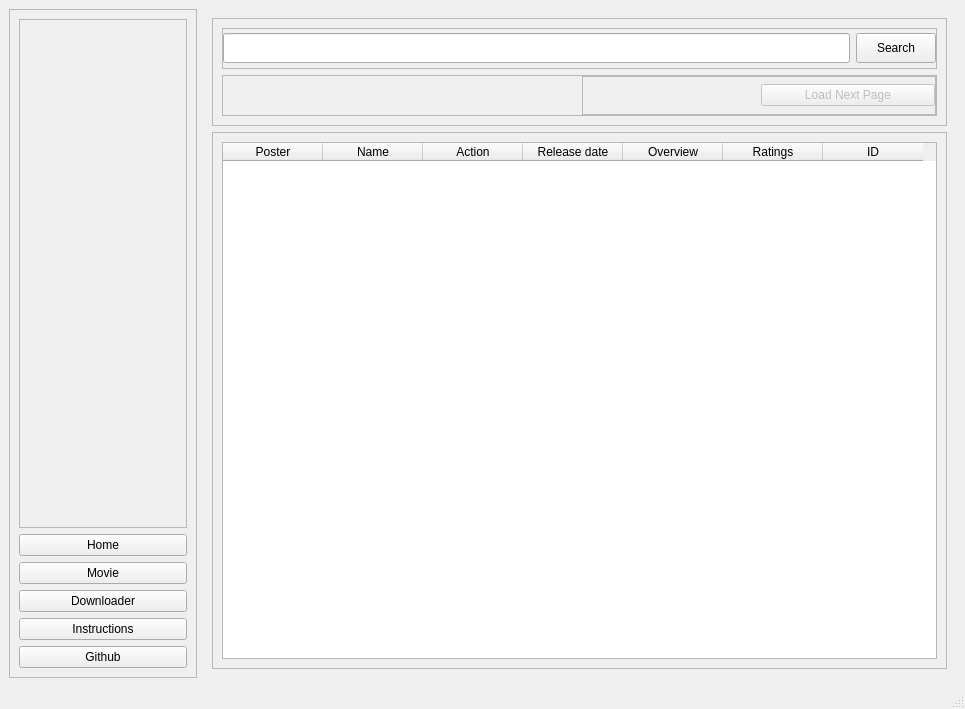
<?xml version="1.0" encoding="UTF-8"?>
<ui version="4.0">
 <class>MainWindow</class>
 <widget class="QMainWindow" name="MainWindow">
  <property name="geometry">
   <rect>
    <x>0</x>
    <y>0</y>
    <width>965</width>
    <height>709</height>
   </rect>
  </property>
  <property name="windowTitle">
   <string>MainWindow</string>
  </property>
  <widget class="QWidget" name="centralwidget">
   <layout class="QHBoxLayout" name="horizontalLayout" stretch="1,4">
    <item>
     <widget class="QFrame" name="frame">
      <property name="frameShape">
       <enum>QFrame::StyledPanel</enum>
      </property>
      <property name="frameShadow">
       <enum>QFrame::Raised</enum>
      </property>
      <layout class="QVBoxLayout" name="verticalLayout">
       <item>
        <widget class="QFrame" name="frame_2">
         <property name="frameShape">
          <enum>QFrame::StyledPanel</enum>
         </property>
         <property name="frameShadow">
          <enum>QFrame::Raised</enum>
         </property>
        </widget>
       </item>
       <item>
        <widget class="QPushButton" name="btn_home">
         <property name="text">
          <string>Home</string>
         </property>
        </widget>
       </item>
       <item>
        <widget class="QPushButton" name="btn_movie">
         <property name="text">
          <string>Movie</string>
         </property>
        </widget>
       </item>
       <item>
        <widget class="QPushButton" name="btn_downloader">
         <property name="text">
          <string>Downloader</string>
         </property>
        </widget>
       </item>
       <item>
        <widget class="QPushButton" name="btn_instructions">
         <property name="text">
          <string>Instructions</string>
         </property>
        </widget>
       </item>
       <item>
        <widget class="QPushButton" name="btn_github">
         <property name="text">
          <string>Github</string>
         </property>
        </widget>
       </item>
      </layout>
     </widget>
    </item>
    <item>
     <widget class="QStackedWidget" name="stackedWidget">
      <property name="currentIndex">
       <number>0</number>
      </property>
      <widget class="QWidget" name="home_pg">
       <layout class="QVBoxLayout" name="verticalLayout_2" stretch="1,5">
        <item>
         <widget class="QFrame" name="frame_3">
          <property name="frameShape">
           <enum>QFrame::StyledPanel</enum>
          </property>
          <property name="frameShadow">
           <enum>QFrame::Raised</enum>
          </property>
          <layout class="QVBoxLayout" name="verticalLayout_3">
           <item>
            <widget class="QFrame" name="frame_5">
             <property name="frameShape">
              <enum>QFrame::StyledPanel</enum>
             </property>
             <property name="frameShadow">
              <enum>QFrame::Raised</enum>
             </property>
             <layout class="QHBoxLayout" name="horizontalLayout_2">
              <property name="leftMargin">
               <number>0</number>
              </property>
              <property name="topMargin">
               <number>0</number>
              </property>
              <property name="rightMargin">
               <number>0</number>
              </property>
              <property name="bottomMargin">
               <number>0</number>
              </property>
              <item>
               <widget class="QLineEdit" name="search_movie">
                <property name="minimumSize">
                 <size>
                  <width>0</width>
                  <height>30</height>
                 </size>
                </property>
               </widget>
              </item>
              <item>
               <widget class="QPushButton" name="btn_search">
                <property name="minimumSize">
                 <size>
                  <width>0</width>
                  <height>30</height>
                 </size>
                </property>
                <property name="text">
                 <string>Search</string>
                </property>
               </widget>
              </item>
             </layout>
            </widget>
           </item>
           <item>
            <widget class="QFrame" name="frame_6">
             <property name="frameShape">
              <enum>QFrame::StyledPanel</enum>
             </property>
             <property name="frameShadow">
              <enum>QFrame::Raised</enum>
             </property>
             <layout class="QHBoxLayout" name="horizontalLayout_3" stretch="1,1">
              <property name="spacing">
               <number>4</number>
              </property>
              <property name="leftMargin">
               <number>0</number>
              </property>
              <property name="topMargin">
               <number>0</number>
              </property>
              <property name="rightMargin">
               <number>0</number>
              </property>
              <property name="bottomMargin">
               <number>0</number>
              </property>
              <item>
               <widget class="QLabel" name="movie_count">
                <property name="text">
                 <string/>
                </property>
               </widget>
              </item>
              <item>
               <widget class="QFrame" name="frame_7">
                <property name="frameShape">
                 <enum>QFrame::StyledPanel</enum>
                </property>
                <property name="frameShadow">
                 <enum>QFrame::Raised</enum>
                </property>
                <layout class="QHBoxLayout" name="horizontalLayout_4">
                 <property name="spacing">
                  <number>4</number>
                 </property>
                 <property name="leftMargin">
                  <number>0</number>
                 </property>
                 <property name="topMargin">
                  <number>0</number>
                 </property>
                 <property name="rightMargin">
                  <number>0</number>
                 </property>
                 <property name="bottomMargin">
                  <number>0</number>
                 </property>
                 <item>
                  <widget class="QLabel" name="load_pg_label">
                   <property name="layoutDirection">
                    <enum>Qt::LeftToRight</enum>
                   </property>
                   <property name="text">
                    <string/>
                   </property>
                   <property name="alignment">
                    <set>Qt::AlignRight|Qt::AlignTrailing|Qt::AlignVCenter</set>
                   </property>
                  </widget>
                 </item>
                 <item>
                  <widget class="QPushButton" name="load_next_btn">
                   <property name="enabled">
                    <bool>false</bool>
                   </property>
                   <property name="text">
                    <string>Load Next Page</string>
                   </property>
                  </widget>
                 </item>
                </layout>
               </widget>
              </item>
             </layout>
            </widget>
           </item>
          </layout>
         </widget>
        </item>
        <item>
         <widget class="QFrame" name="frame_4">
          <property name="frameShape">
           <enum>QFrame::StyledPanel</enum>
          </property>
          <property name="frameShadow">
           <enum>QFrame::Raised</enum>
          </property>
          <layout class="QVBoxLayout" name="verticalLayout_4">
           <item>
            <widget class="QTableWidget" name="tableWidget">
             <property name="showGrid">
              <bool>true</bool>
             </property>
             <column>
              <property name="text">
               <string>Poster</string>
              </property>
             </column>
             <column>
              <property name="text">
               <string>Name</string>
              </property>
             </column>
             <column>
              <property name="text">
               <string>Action</string>
              </property>
             </column>
             <column>
              <property name="text">
               <string>Release date</string>
              </property>
             </column>
             <column>
              <property name="text">
               <string>Overview</string>
              </property>
             </column>
             <column>
              <property name="text">
               <string>Ratings</string>
              </property>
             </column>
             <column>
              <property name="text">
               <string>ID</string>
              </property>
             </column>
            </widget>
           </item>
          </layout>
         </widget>
        </item>
       </layout>
      </widget>
      <widget class="QWidget" name="movie_pg">
       <layout class="QVBoxLayout" name="verticalLayout_5" stretch="1,7">
        <property name="leftMargin">
         <number>9</number>
        </property>
        <property name="topMargin">
         <number>9</number>
        </property>
        <property name="rightMargin">
         <number>9</number>
        </property>
        <property name="bottomMargin">
         <number>9</number>
        </property>
        <item>
         <widget class="QFrame" name="frame_8">
          <property name="frameShape">
           <enum>QFrame::StyledPanel</enum>
          </property>
          <property name="frameShadow">
           <enum>QFrame::Raised</enum>
          </property>
          <layout class="QHBoxLayout" name="horizontalLayout_5">
           <property name="spacing">
            <number>4</number>
           </property>
           <property name="leftMargin">
            <number>0</number>
           </property>
           <property name="topMargin">
            <number>0</number>
           </property>
           <property name="rightMargin">
            <number>0</number>
           </property>
           <property name="bottomMargin">
            <number>0</number>
           </property>
           <item>
            <widget class="QLabel" name="movie_name">
             <property name="font">
              <font>
               <pointsize>16</pointsize>
              </font>
             </property>
             <property name="text">
              <string>Movie Name</string>
             </property>
            </widget>
           </item>
          </layout>
         </widget>
        </item>
        <item>
         <widget class="QFrame" name="frame_9">
          <property name="frameShape">
           <enum>QFrame::StyledPanel</enum>
          </property>
          <property name="frameShadow">
           <enum>QFrame::Raised</enum>
          </property>
          <layout class="QVBoxLayout" name="verticalLayout_6" stretch="4,2">
           <property name="spacing">
            <number>4</number>
           </property>
           <property name="leftMargin">
            <number>0</number>
           </property>
           <property name="topMargin">
            <number>0</number>
           </property>
           <property name="rightMargin">
            <number>0</number>
           </property>
           <property name="bottomMargin">
            <number>0</number>
           </property>
           <item>
            <widget class="QFrame" name="frame_10">
             <property name="frameShape">
              <enum>QFrame::StyledPanel</enum>
             </property>
             <property name="frameShadow">
              <enum>QFrame::Raised</enum>
             </property>
             <layout class="QHBoxLayout" name="horizontalLayout_6" stretch="0,1">
              <property name="spacing">
               <number>2</number>
              </property>
              <property name="leftMargin">
               <number>0</number>
              </property>
              <property name="topMargin">
               <number>0</number>
              </property>
              <property name="rightMargin">
               <number>0</number>
              </property>
              <property name="bottomMargin">
               <number>0</number>
              </property>
              <item>
               <widget class="QFrame" name="frame_13">
                <property name="frameShape">
                 <enum>QFrame::StyledPanel</enum>
                </property>
                <property name="frameShadow">
                 <enum>QFrame::Raised</enum>
                </property>
                <layout class="QGridLayout" name="gridLayout">
                 <item row="0" column="0">
                  <widget class="QLabel" name="movie_poster">
                   <property name="maximumSize">
                    <size>
                     <width>500</width>
                     <height>16777215</height>
                    </size>
                   </property>
                   <property name="text">
                    <string/>
                   </property>
                  </widget>
                 </item>
                </layout>
               </widget>
              </item>
              <item>
               <widget class="QFrame" name="frame_12">
                <property name="frameShape">
                 <enum>QFrame::StyledPanel</enum>
                </property>
                <property name="frameShadow">
                 <enum>QFrame::Raised</enum>
                </property>
                <layout class="QFormLayout" name="formLayout">
                 <property name="fieldGrowthPolicy">
                  <enum>QFormLayout::ExpandingFieldsGrow</enum>
                 </property>
                 <property name="rowWrapPolicy">
                  <enum>QFormLayout::DontWrapRows</enum>
                 </property>
                 <property name="formAlignment">
                  <set>Qt::AlignLeading|Qt::AlignLeft|Qt::AlignVCenter</set>
                 </property>
                 <item row="0" column="0">
                  <widget class="QLabel" name="label_2">
                   <property name="text">
                    <string>Name:</string>
                   </property>
                  </widget>
                 </item>
                 <item row="7" column="0">
                  <widget class="QLabel" name="label_7">
                   <property name="text">
                    <string>IMDB ID:</string>
                   </property>
                  </widget>
                 </item>
                 <item row="1" column="0">
                  <widget class="QLabel" name="label_6">
                   <property name="text">
                    <string>Original language:</string>
                   </property>
                  </widget>
                 </item>
                 <item row="5" column="0">
                  <widget class="QLabel" name="label">
                   <property name="text">
                    <string>Status:</string>
                   </property>
                  </widget>
                 </item>
                 <item row="9" column="0">
                  <widget class="QLabel" name="label_8">
                   <property name="text">
                    <string>Overview:</string>
                   </property>
                  </widget>
                 </item>
                 <item row="8" column="0">
                  <widget class="QLabel" name="label_9">
                   <property name="text">
                    <string>Budget:</string>
                   </property>
                  </widget>
                 </item>
                 <item row="6" column="0">
                  <widget class="QLabel" name="label_10">
                   <property name="text">
                    <string>Genres:</string>
                   </property>
                  </widget>
                 </item>
                 <item row="2" column="0">
                  <widget class="QLabel" name="label_11">
                   <property name="text">
                    <string>Release Date:</string>
                   </property>
                  </widget>
                 </item>
                 <item row="3" column="0">
                  <widget class="QLabel" name="label_12">
                   <property name="text">
                    <string>Run time:</string>
                   </property>
                  </widget>
                 </item>
                 <item row="4" column="0">
                  <widget class="QLabel" name="label_13">
                   <property name="text">
                    <string>Popularity:</string>
                   </property>
                  </widget>
                 </item>
                 <item row="0" column="1">
                  <widget class="QLabel" name="m_name">
                   <property name="text">
                    <string/>
                   </property>
                  </widget>
                 </item>
                 <item row="1" column="1">
                  <widget class="QLabel" name="m_language">
                   <property name="text">
                    <string/>
                   </property>
                  </widget>
                 </item>
                 <item row="2" column="1">
                  <widget class="QLabel" name="m_date">
                   <property name="text">
                    <string/>
                   </property>
                  </widget>
                 </item>
                 <item row="3" column="1">
                  <widget class="QLabel" name="m_runtime">
                   <property name="text">
                    <string/>
                   </property>
                  </widget>
                 </item>
                 <item row="4" column="1">
                  <widget class="QLabel" name="m_popularity">
                   <property name="text">
                    <string/>
                   </property>
                  </widget>
                 </item>
                 <item row="5" column="1">
                  <widget class="QLabel" name="m_status">
                   <property name="text">
                    <string/>
                   </property>
                  </widget>
                 </item>
                 <item row="6" column="1">
                  <widget class="QLabel" name="m_genres">
                   <property name="text">
                    <string/>
                   </property>
                   <property name="wordWrap">
                    <bool>true</bool>
                   </property>
                  </widget>
                 </item>
                 <item row="7" column="1">
                  <widget class="QLabel" name="m_imdb">
                   <property name="text">
                    <string/>
                   </property>
                  </widget>
                 </item>
                 <item row="8" column="1">
                  <widget class="QLabel" name="m_budget">
                   <property name="text">
                    <string/>
                   </property>
                  </widget>
                 </item>
                 <item row="9" column="1">
                  <widget class="QLabel" name="m_overview">
                   <property name="text">
                    <string/>
                   </property>
                   <property name="wordWrap">
                    <bool>true</bool>
                   </property>
                  </widget>
                 </item>
                </layout>
               </widget>
              </item>
             </layout>
            </widget>
           </item>
           <item>
            <widget class="QFrame" name="frame_11">
             <property name="frameShape">
              <enum>QFrame::StyledPanel</enum>
             </property>
             <property name="frameShadow">
              <enum>QFrame::Raised</enum>
             </property>
             <layout class="QVBoxLayout" name="verticalLayout_7">
              <item>
               <widget class="QLabel" name="label_14">
                <property name="text">
                 <string>Please note that some movies may not available. In that case links may not work.</string>
                </property>
                <property name="wordWrap">
                 <bool>true</bool>
                </property>
               </widget>
              </item>
              <item>
               <widget class="QFrame" name="frame_15">
                <property name="frameShape">
                 <enum>QFrame::StyledPanel</enum>
                </property>
                <property name="frameShadow">
                 <enum>QFrame::Raised</enum>
                </property>
                <layout class="QHBoxLayout" name="horizontalLayout_7">
                 <item>
                  <widget class="QLabel" name="label_3">
                   <property name="text">
                    <string>Link 1</string>
                   </property>
                  </widget>
                 </item>
                 <item>
                  <widget class="QLineEdit" name="link1"/>
                 </item>
                 <item>
                  <widget class="QPushButton" name="link1_copy">
                   <property name="text">
                    <string>Copy</string>
                   </property>
                  </widget>
                 </item>
                 <item>
                  <widget class="QPushButton" name="link1_open">
                   <property name="text">
                    <string>Open link</string>
                   </property>
                  </widget>
                 </item>
                </layout>
               </widget>
              </item>
              <item>
               <widget class="QFrame" name="frame_14">
                <property name="frameShape">
                 <enum>QFrame::StyledPanel</enum>
                </property>
                <property name="frameShadow">
                 <enum>QFrame::Raised</enum>
                </property>
                <layout class="QHBoxLayout" name="horizontalLayout_8">
                 <item>
                  <widget class="QLabel" name="label_4">
                   <property name="text">
                    <string>Link 2</string>
                   </property>
                  </widget>
                 </item>
                 <item>
                  <widget class="QLineEdit" name="link2"/>
                 </item>
                 <item>
                  <widget class="QPushButton" name="link2_copy">
                   <property name="text">
                    <string>Copy</string>
                   </property>
                  </widget>
                 </item>
                 <item>
                  <widget class="QPushButton" name="link2_open">
                   <property name="text">
                    <string>Open link</string>
                   </property>
                  </widget>
                 </item>
                </layout>
               </widget>
              </item>
              <item>
               <widget class="QFrame" name="frame_16">
                <property name="frameShape">
                 <enum>QFrame::StyledPanel</enum>
                </property>
                <property name="frameShadow">
                 <enum>QFrame::Raised</enum>
                </property>
                <layout class="QHBoxLayout" name="horizontalLayout_9">
                 <item>
                  <widget class="QLabel" name="label_5">
                   <property name="text">
                    <string>Link 3</string>
                   </property>
                  </widget>
                 </item>
                 <item>
                  <widget class="QLineEdit" name="link3"/>
                 </item>
                 <item>
                  <widget class="QPushButton" name="link3_copy">
                   <property name="text">
                    <string>Copy</string>
                   </property>
                  </widget>
                 </item>
                 <item>
                  <widget class="QPushButton" name="link3_open">
                   <property name="text">
                    <string>Open link</string>
                   </property>
                  </widget>
                 </item>
                </layout>
               </widget>
              </item>
             </layout>
            </widget>
           </item>
          </layout>
         </widget>
        </item>
       </layout>
      </widget>
      <widget class="QWidget" name="downloader_pg">
       <layout class="QVBoxLayout" name="verticalLayout_8">
        <item>
         <widget class="QFrame" name="frame_17">
          <property name="frameShape">
           <enum>QFrame::StyledPanel</enum>
          </property>
          <property name="frameShadow">
           <enum>QFrame::Raised</enum>
          </property>
          <layout class="QVBoxLayout" name="verticalLayout_10" stretch="1,0">
           <item>
            <widget class="QFrame" name="frame_19">
             <property name="frameShape">
              <enum>QFrame::StyledPanel</enum>
             </property>
             <property name="frameShadow">
              <enum>QFrame::Raised</enum>
             </property>
             <layout class="QVBoxLayout" name="verticalLayout_11">
              <item>
               <widget class="QFrame" name="frame_21">
                <property name="frameShape">
                 <enum>QFrame::StyledPanel</enum>
                </property>
                <property name="frameShadow">
                 <enum>QFrame::Raised</enum>
                </property>
                <layout class="QFormLayout" name="formLayout_3">
                 <property name="formAlignment">
                  <set>Qt::AlignLeading|Qt::AlignLeft|Qt::AlignVCenter</set>
                 </property>
                 <item row="0" column="0">
                  <widget class="QLabel" name="label_15">
                   <property name="text">
                    <string>Movie name (optional):</string>
                   </property>
                  </widget>
                 </item>
                 <item row="0" column="1">
                  <widget class="QLineEdit" name="movie_name_save"/>
                 </item>
                 <item row="1" column="0">
                  <widget class="QLabel" name="label_18">
                   <property name="text">
                    <string>m3u8 or mp4 URL:</string>
                   </property>
                  </widget>
                 </item>
                 <item row="1" column="1">
                  <widget class="QLineEdit" name="download_url"/>
                 </item>
                 <item row="2" column="0" colspan="2">
                  <widget class="QPushButton" name="download_btn">
                   <property name="text">
                    <string>Download</string>
                   </property>
                  </widget>
                 </item>
                </layout>
               </widget>
              </item>
              <item>
               <widget class="QFrame" name="frame_22">
                <property name="frameShape">
                 <enum>QFrame::StyledPanel</enum>
                </property>
                <property name="frameShadow">
                 <enum>QFrame::Raised</enum>
                </property>
                <layout class="QGridLayout" name="gridLayout_2">
                 <item row="0" column="0">
                  <widget class="QLabel" name="info_label">
                   <property name="text">
                    <string/>
                   </property>
                   <property name="wordWrap">
                    <bool>true</bool>
                   </property>
                  </widget>
                 </item>
                </layout>
               </widget>
              </item>
             </layout>
            </widget>
           </item>
           <item>
            <widget class="QFrame" name="frame_18">
             <property name="frameShape">
              <enum>QFrame::StyledPanel</enum>
             </property>
             <property name="frameShadow">
              <enum>QFrame::Raised</enum>
             </property>
             <layout class="QVBoxLayout" name="verticalLayout_9">
              <item>
               <widget class="QProgressBar" name="progressBar">
                <property name="value">
                 <number>0</number>
                </property>
               </widget>
              </item>
              <item>
               <widget class="QFrame" name="frame_20">
                <property name="frameShape">
                 <enum>QFrame::StyledPanel</enum>
                </property>
                <property name="frameShadow">
                 <enum>QFrame::Raised</enum>
                </property>
                <layout class="QFormLayout" name="formLayout_2">
                 <item row="0" column="0" colspan="2">
                  <widget class="QLabel" name="progress_text">
                   <property name="text">
                    <string/>
                   </property>
                   <property name="wordWrap">
                    <bool>true</bool>
                   </property>
                  </widget>
                 </item>
                </layout>
               </widget>
              </item>
             </layout>
            </widget>
           </item>
          </layout>
         </widget>
        </item>
       </layout>
      </widget>
      <widget class="QWidget" name="instructions_pg">
       <layout class="QVBoxLayout" name="verticalLayout_12" stretch="1,6">
        <property name="leftMargin">
         <number>0</number>
        </property>
        <property name="topMargin">
         <number>0</number>
        </property>
        <property name="rightMargin">
         <number>0</number>
        </property>
        <property name="bottomMargin">
         <number>0</number>
        </property>
        <item>
         <widget class="QFrame" name="frame_23">
          <property name="frameShape">
           <enum>QFrame::StyledPanel</enum>
          </property>
          <property name="frameShadow">
           <enum>QFrame::Raised</enum>
          </property>
          <layout class="QHBoxLayout" name="horizontalLayout_10">
           <item>
            <widget class="QLabel" name="label_16">
             <property name="font">
              <font>
               <pointsize>16</pointsize>
              </font>
             </property>
             <property name="text">
              <string>Instructions</string>
             </property>
            </widget>
           </item>
          </layout>
         </widget>
        </item>
        <item>
         <widget class="QFrame" name="frame_24">
          <property name="font">
           <font>
            <pointsize>10</pointsize>
           </font>
          </property>
          <property name="frameShape">
           <enum>QFrame::StyledPanel</enum>
          </property>
          <property name="frameShadow">
           <enum>QFrame::Raised</enum>
          </property>
          <layout class="QGridLayout" name="gridLayout_3">
           <item row="0" column="0">
            <widget class="QLabel" name="instructions_text">
             <property name="text">
              <string/>
             </property>
            </widget>
           </item>
          </layout>
         </widget>
        </item>
       </layout>
      </widget>
     </widget>
    </item>
   </layout>
  </widget>
  <widget class="QMenuBar" name="menubar">
   <property name="geometry">
    <rect>
     <x>0</x>
     <y>0</y>
     <width>965</width>
     <height>26</height>
    </rect>
   </property>
  </widget>
  <widget class="QStatusBar" name="statusbar"/>
 </widget>
 <resources/>
 <connections/>
</ui>
